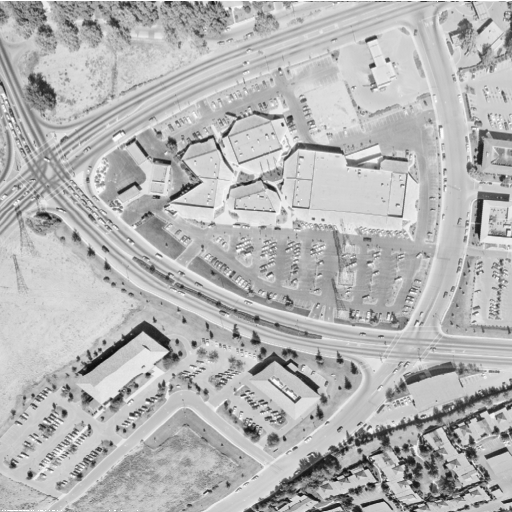
#> input picture Stego_Images/Aerial_random-binary_100Kb.tiff, 512 x 512 px; its folder holds 4 pictures in this run
$ python compress.py
#> lines starting #> are read from the running program, lines starting #| are printed output that depends on the picture
import os
import cv2
import numpy as np

def compress_intensity_array(intensity_array):
    rows = intensity_array.shape[0]
    cols = intensity_array.shape[1]

    int_string = np.zeros((rows * cols))
    idx = 0

    # Creating a string of all intensity values
    for i in range(0, rows):
        for j in range(0, cols):
            int_string[idx] = intensity_array[i, j]
            idx = idx + 1

    crs = ""  # currently recognized sequence
    curr = ""  # current sequence

    output = {}
    out_idx = 0

    dict_val = {}
    dict_idx = 0

    # Initialize dictionary with single values
    for i in range(0, 256):
        dict_val[str(i)] = i

    dict_idx = 256  # Next unused location in the dictionary
    curr = int_string[0]
    crs = str(int(curr))

    # Compression algorithm (similar to LZW)
    for i in range(1, idx):
        curr = int_string[i]
        t_str = crs + "-" + str(int(curr))

        if t_str in dict_val:
            crs = t_str
        else:
            output[out_idx] = dict_val[crs]
            out_idx = out_idx + 1
            crs = str(int(curr))
            dict_val[t_str] = dict_idx
            dict_idx = dict_idx + 1

    # Last entry
    if crs in dict_val:
        output[out_idx] = dict_val[crs]
        out_idx = out_idx + 1

    # Return the compressed output
    return output


def save_compressed_image(compressed_output, shape, output_image_path):
    # Convert the compressed data into a numpy array for image representation
    compressed_values = list(compressed_output.values())
    compressed_array = np.array(compressed_values, dtype=np.uint8)

    # Reshape the compressed array into the original image shape
    # If necessary, adjust the size here for proper reshaping (padding/truncating)
    compressed_array = np.resize(compressed_array, shape)

    # Save the compressed array as an image
    cv2.imwrite(output_image_path, compressed_array)


def main():
    # Define the input folder and output folder
    input_folder = "Stego_Images"
    output_folder = "Compressed_Images"

    # Create the output folder if it doesn't exist
    if not os.path.exists(output_folder):
        os.makedirs(output_folder)

    # List all image files in the input folder
    image_files = [f for f in os.listdir(input_folder) if f.endswith('.tiff') or f.endswith('.png') or f.endswith('.jpg')]

    # Loop through each image file
    for image_file in image_files:
        image_path = os.path.join(input_folder, image_file)

        # Load the image in grayscale mode
        image = cv2.imread(image_path, cv2.IMREAD_GRAYSCALE)
#> image is the input picture: shape (512, 512); min 12, max 255, mean 180.6
        if image is None:
            print(f"Could not read {image_file}")
            continue

        # Compress the intensity array of the image
        compressed_output = compress_intensity_array(image)
#> after the loop in compress_intensity_array, `for i in range(0, rows):`: idx = 262144
#> in compress_intensity_array, `curr = int_string[0]`: curr = 255
#> in compress_intensity_array, `crs = str(int(curr))`: crs = '255'
#> the loop in compress_intensity_array, `for i in range(1, idx):` made 262143 passes
#> (t_str, crs) on passes 1, 3, 6, 10, 15, 21, 28, 36, 45: ('255-255', '255'), ('255-255-255', '255'), ('255-255-255-255', '255'), ('255-255-255-255-255', '255'), ('255-255-255-255-255-255', '255'), ('255-255-255-255-255-255-255', '255'), ('255-255-255-255-255-255-255-255', '255'), ('255-255-255-255-255-255-255-255-255', '255'), ('255-255-255-255-255-255-255-255-255-255', '255')
#> crs on passes 2, 4, 5, 7, 8, 9: '255-255', '255-255', '255-255-255', '255-255', '255-255-255', '255-255-255-255'
#> after the loop in compress_intensity_array, `for i in range(1, idx):`: dict_idx = 118060; dict_val = 118060 items; out_idx = 117804; output = 117804 items
#> in compress_intensity_array, `out_idx = out_idx + 1`: out_idx = 117805
#> compressed_output = 117805 items

        # Save the compressed image
        output_image_path = os.path.join(output_folder, f"{os.path.splitext(image_file)[0]}_compressed.png")

        # Save the compressed output as an image
        save_compressed_image(compressed_output, image.shape, output_image_path)
#> in save_compressed_image, `compressed_array = np.resize(compressed_array, shape)`:
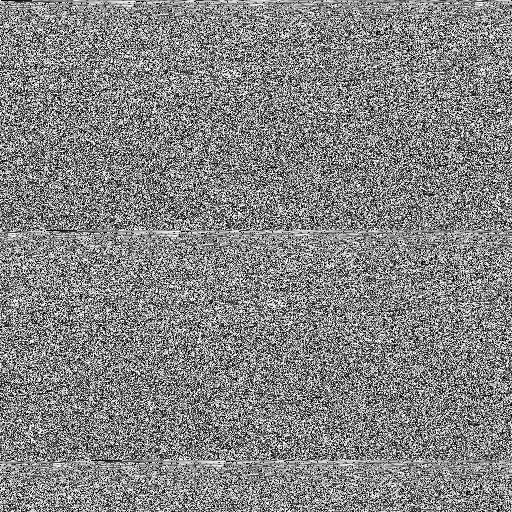
#> compressed_array: shape (512, 512); min 0, max 255, mean 131.4

        print(f"Compressed and saved {image_file} at {output_image_path}")
#> pass 2 of the loop in main, `for image_file in image_files:`:
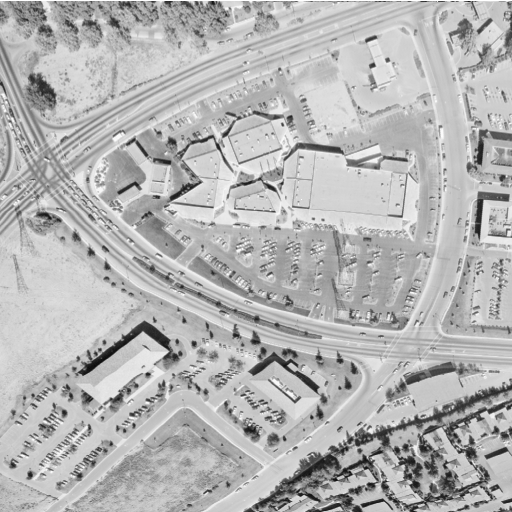
#> input picture Stego_Images/Aerial_random-binary_1Kb - Copy.tiff, 512 x 512 px
#> in main, image is the input picture: shape (512, 512); min 12, max 255, mean 180.6
#> the loop in compress_intensity_array (call 2), `for i in range(1, idx):` made 262143 passes
#> compressed_output = 117785 items
#> in save_compressed_image (call 2), `compressed_array = np.resize(compressed_array, shape)`:
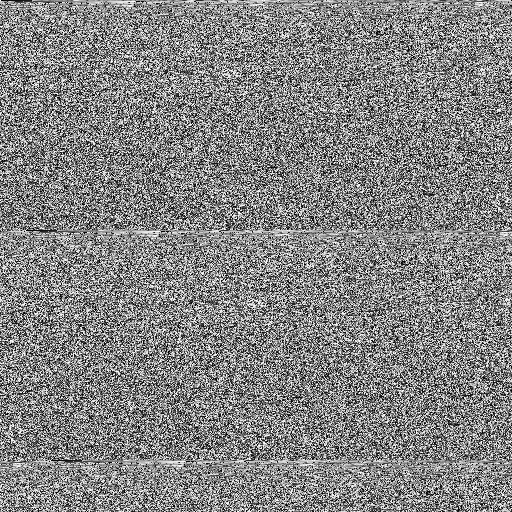
#> compressed_array: shape (512, 512); min 0, max 255, mean 131.4
#> pass 3 of the loop in main, `for image_file in image_files:`:
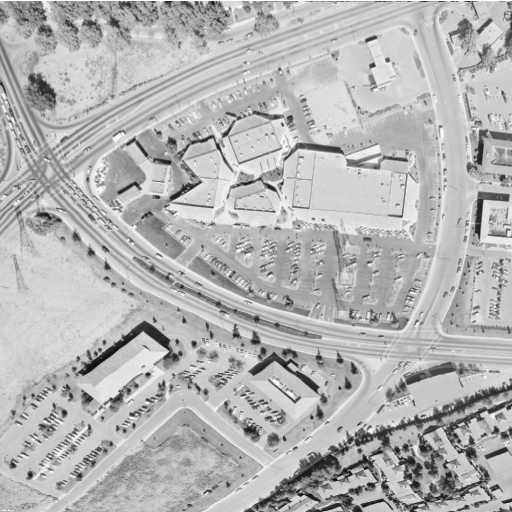
#> input picture Stego_Images/Aerial_random-binary_20Kb - Copy.tiff, 512 x 512 px
#> in main, image is the input picture: shape (512, 512); min 12, max 255, mean 180.6
#> in save_compressed_image (call 3), `compressed_array = np.resize(compressed_array, shape)`:
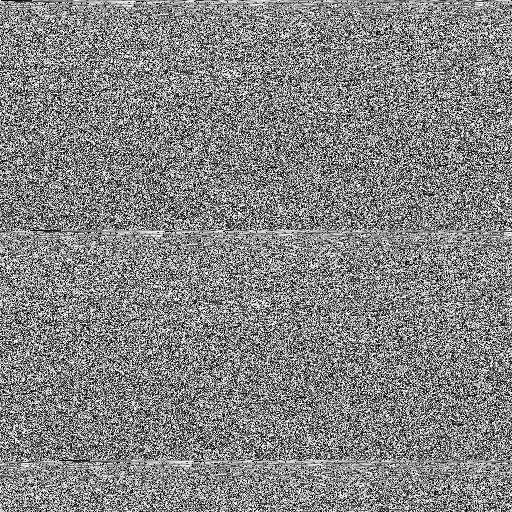
#> compressed_array: shape (512, 512); min 0, max 255, mean 131.4
#> the loop made 4 passes; the first 3 are shown


if __name__ == "__main__":
    main()
